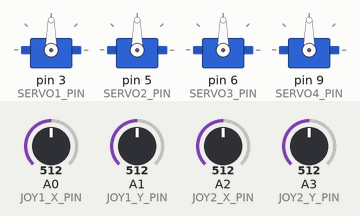
Recording of a sketch running on a simulated Arduino Uno, built with avr-gcc and run on an emulated ATmega328P. On the bench: 4 × servo. The test bench sets the inputs (shaded band); at power-on: A0 (JOY1_X_PIN) = 512, A1 (JOY1_Y_PIN) = 512, A2 (JOY2_X_PIN) = 512, A3 (JOY2_Y_PIN) = 512. What the sketch prints to the serial monitor is not drawn.

Above: at 1.2 s.
1.3 s: A0 (JOY1_X_PIN) set to 716
At 2.3 s:
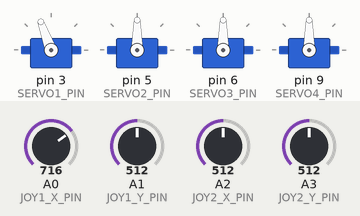
2.8 s: A1 (JOY1_Y_PIN) set to 716
At 3.5 s:
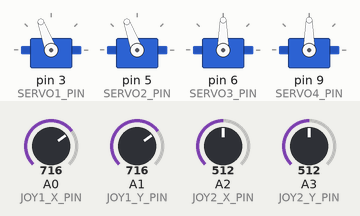
4.3 s: A2 (JOY2_X_PIN) set to 716
At 4.8 s:
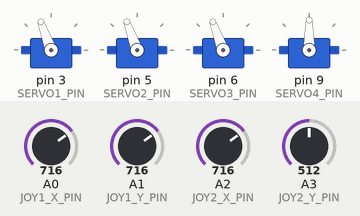
5.8 s: A3 (JOY2_Y_PIN) set to 716
At 7.0 s:
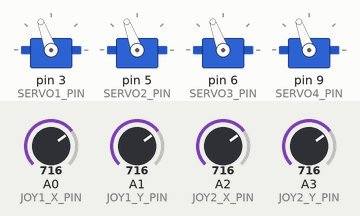
7.3 s: A0 (JOY1_X_PIN) set to 992
At 7.8 s:
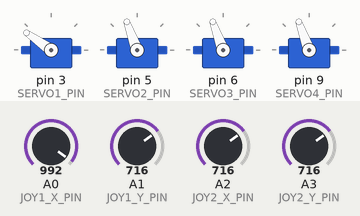
8.8 s: A1 (JOY1_Y_PIN) set to 992
At 10.1 s:
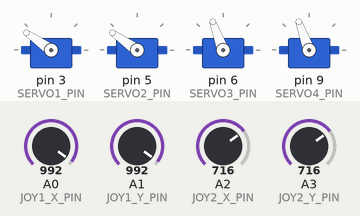
Timing chart, 0 to 11.3 s (numbered marks = the images above; inputs shaded):
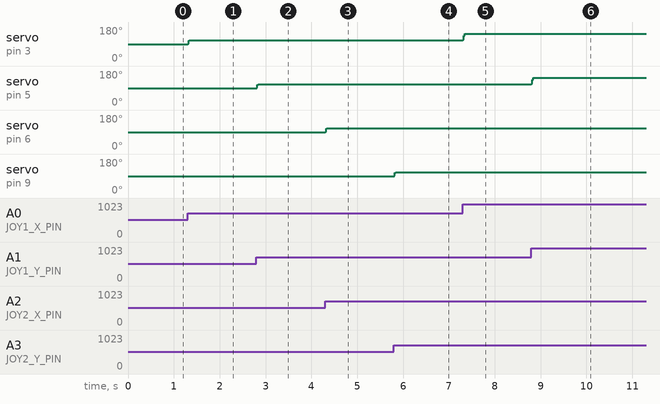

The sketch:

ROBOTIC_ARM_CODE_FINAL_CODE.ino
```cpp
/*
  Dual Joystick - 4 Servo Proportional Controller
  ------------------------------------------------
  Hardware:
    - Arduino Uno + Sensor Shield V5.0
    - Joystick 1: X -> A0, Y -> A1
    - Joystick 2: X -> A2, Y -> A3
    - Servo 1 -> D3   (driven by Joystick 1 X)
    - Servo 2 -> D5   (driven by Joystick 1 Y)
    - Servo 3 -> D6   (driven by Joystick 2 X)
    - Servo 4 -> D9   (driven by Joystick 2 Y)

  Features:
    - Exponential Moving Average (EMA) filtering to remove noise
    - Configurable dead zone around joystick center
    - Movement threshold to avoid micro-jitters reaching the servo
    - Per-axis calibrated center value (doesn't assume exactly 512)
    - Serial Monitor debug output of raw/filtered readings
*/

#include <Servo.h>

// ------------------- PIN DEFINITIONS -------------------
// Joystick analog input pins
const int JOY1_X_PIN = A0;
const int JOY1_Y_PIN = A1;
const int JOY2_X_PIN = A2;
const int JOY2_Y_PIN = A3;

// Servo digital PWM output pins
const int SERVO1_PIN = 3;
const int SERVO2_PIN = 5;
const int SERVO3_PIN = 6;
const int SERVO4_PIN = 9;

// ------------------- CALIBRATION CONSTANTS -------------------

// Joystick center values (ideal is 512, but real joysticks vary).
// If your servo doesn't rest at 90 degrees when the stick is released,
// print the raw values via Serial Monitor and adjust these to match
// what YOUR joystick reads at rest.
int joy1XCenter = 512;
int joy1YCenter = 512;
int joy2XCenter = 512;
int joy2YCenter = 512;

// Dead zone: +/- this many raw ADC counts around center are treated as "centered".
// Increase this if your servo still creeps/jitters near center.
const int DEAD_ZONE = 25;

// EMA filter strength (0.0 - 1.0).
// Smaller = smoother but slower to respond. Larger = faster but noisier.
const float FILTER_ALPHA = 0.05;

// Servo angle limits
const int SERVO_MIN_ANGLE = 30;
const int SERVO_MAX_ANGLE = 150;
const int SERVO_CENTER_ANGLE = 90;

// Minimum angle change (degrees) required before we actually move a servo.
// This prevents constant tiny writes caused by residual noise.
const int SERVO_UPDATE_THRESHOLD = 2;

// How often to print debug info to Serial Monitor (milliseconds)
const unsigned long DEBUG_PRINT_INTERVAL = 1500;

// ------------------- SERVO OBJECTS -------------------
Servo servo1, servo2, servo3, servo4;

// ------------------- STATE VARIABLES -------------------
// Filtered joystick readings (start at center to avoid startup jump)
float filteredJoy1X = 512;
float filteredJoy1Y = 512;
float filteredJoy2X = 512;
float filteredJoy2Y = 512;

// Last angle actually sent to each servo
int lastServo1Angle = SERVO_CENTER_ANGLE;
int lastServo2Angle = SERVO_CENTER_ANGLE;
int lastServo3Angle = SERVO_CENTER_ANGLE;
int lastServo4Angle = SERVO_CENTER_ANGLE;

unsigned long lastDebugPrint = 0;

// ------------------- SETUP -------------------
void setup() {
  Serial.begin(9600);

  servo1.attach(SERVO1_PIN);
  servo2.attach(SERVO2_PIN);
  servo3.attach(SERVO3_PIN);
  servo4.attach(SERVO4_PIN);

  // Move all servos to center position at startup
  servo1.write(SERVO_CENTER_ANGLE);
  servo2.write(SERVO_CENTER_ANGLE);
  servo3.write(SERVO_CENTER_ANGLE);
  servo4.write(SERVO_CENTER_ANGLE);

  Serial.println("Dual Joystick 4-Servo Controller Started");
  Serial.println("Raw / Filtered / Angle values will be printed below:");
}

// ------------------- MAIN LOOP -------------------
void loop() {
  // Read raw joystick values
  int raw1X = analogRead(JOY1_X_PIN);
  int raw1Y = analogRead(JOY1_Y_PIN);
  int raw2X = analogRead(JOY2_X_PIN);
  int raw2Y = analogRead(JOY2_Y_PIN);

  // Apply EMA filter to smooth out noise
  filteredJoy1X = applyEMA(filteredJoy1X, raw1X);
  filteredJoy1Y = applyEMA(filteredJoy1Y, raw1Y);
  filteredJoy2X = applyEMA(filteredJoy2X, raw2X);
  filteredJoy2Y = applyEMA(filteredJoy2Y, raw2Y);

  // Convert filtered readings into target servo angles
  int targetAngle1 = joystickToAngle(filteredJoy1X, joy1XCenter);
  int targetAngle2 = joystickToAngle(filteredJoy1Y, joy1YCenter);
  int targetAngle3 = joystickToAngle(filteredJoy2X, joy2XCenter);
  int targetAngle4 = joystickToAngle(filteredJoy2Y, joy2YCenter);

  // Only update each servo if the change is meaningful (reduces jitter, gives smooth motion)
  updateServoIfNeeded(servo1, lastServo1Angle, targetAngle1);
  updateServoIfNeeded(servo2, lastServo2Angle, targetAngle2);
  updateServoIfNeeded(servo3, lastServo3Angle, targetAngle3);
  updateServoIfNeeded(servo4, lastServo4Angle, targetAngle4);

  // Print debug info periodically (not every loop, to keep Serial readable)
  if (millis() - lastDebugPrint >= DEBUG_PRINT_INTERVAL) {
    lastDebugPrint = millis();
    printDebugInfo(raw1X, filteredJoy1X, lastServo1Angle,
                   raw1Y, filteredJoy1Y, lastServo2Angle,
                   raw2X, filteredJoy2X, lastServo3Angle,
                   raw2Y, filteredJoy2Y, lastServo4Angle);
  }
}

// ------------------- HELPER FUNCTIONS -------------------

// Exponential Moving Average filter: smooths a noisy raw reading over time
float applyEMA(float previousFiltered, int newRawValue) {
  return previousFiltered + FILTER_ALPHA * (newRawValue - previousFiltered);
}

// Converts a filtered joystick reading into a servo angle,
// applying the dead zone around that joystick's calibrated center.
int joystickToAngle(float filteredValue, int centerValue) {
  int offset = (int)(filteredValue - centerValue);

  // Inside the dead zone -> treat as perfectly centered
  if (abs(offset) <= DEAD_ZONE) {
    return SERVO_CENTER_ANGLE;
  }

  // Outside the dead zone: map the remaining range proportionally to servo angle.
  // We map from the edge of the dead zone (not from raw 0/1023) so there's no
  // sudden jump in servo angle right as you leave the dead zone.
  if (offset > 0) {
    // Joystick pushed above center
    int mappedAngle = map(offset, DEAD_ZONE, 512, SERVO_CENTER_ANGLE, SERVO_MAX_ANGLE);
    return constrain(mappedAngle, SERVO_MIN_ANGLE, SERVO_MAX_ANGLE);
  } else {
    // Joystick pushed below center
    int mappedAngle = map(offset, -512, -DEAD_ZONE, SERVO_MIN_ANGLE, SERVO_CENTER_ANGLE);
    return constrain(mappedAngle, SERVO_MIN_ANGLE, SERVO_MAX_ANGLE);
  }
}

// Only writes to the servo (and updates lastAngle) if the change is
// bigger than SERVO_UPDATE_THRESHOLD. This eliminates jitter from tiny,
// meaningless fluctuations and also naturally smooths motion.
void updateServoIfNeeded(Servo &servoObj, int &lastAngle, int targetAngle) {
  if (abs(targetAngle - lastAngle) >= SERVO_UPDATE_THRESHOLD) {
    servoObj.write(targetAngle);
    lastAngle = targetAngle;
  }
}

// Prints raw ADC value, filtered value, and final servo angle for all 4 axes
void printDebugInfo(int raw1X, float filt1X, int angle1,
                     int raw1Y, float filt1Y, int angle2,
                     int raw2X, float filt2X, int angle3,
                     int raw2Y, float filt2Y, int angle4) {
  Serial.print("J1X raw:"); Serial.print(raw1X);
  Serial.print(" filt:"); Serial.print(filt1X, 1);
  Serial.print(" ang:"); Serial.print(angle1);

  Serial.print(" | J1Y raw:"); Serial.print(raw1Y);
  Serial.print(" filt:"); Serial.print(filt1Y, 1);
  Serial.print(" ang:"); Serial.print(angle2);

  Serial.print(" | J2X raw:"); Serial.print(raw2X);
  Serial.print(" filt:"); Serial.print(filt2X, 1);
  Serial.print(" ang:"); Serial.print(angle3);

  Serial.print(" | J2Y raw:"); Serial.print(raw2Y);
  Serial.print(" filt:"); Serial.print(filt2Y, 1);
  Serial.print(" ang:"); Serial.println(angle4);
}
```

Measured:
- after the input at 1.3 s, servo on pin 3 (SERVO1_PIN): 90° → 110° at once
- after the input at 2.8 s, servo on pin 5 (SERVO2_PIN): 90° → 110° at once
- after the input at 4.3 s, servo on pin 6 (SERVO3_PIN): 90° → 110° at once
- after the input at 5.8 s, servo on pin 9 (SERVO4_PIN): 90° → 110° at once
- after the input at 7.3 s, servo on pin 3 (SERVO1_PIN): 110° → 145° at once
- after the input at 8.8 s, servo on pin 5 (SERVO2_PIN): 110° → 145° at once
